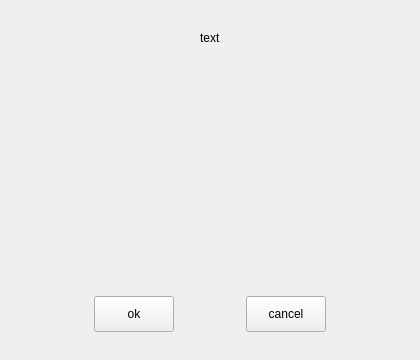
<?xml version="1.0" encoding="UTF-8"?>
<ui version="4.0">
 <class>UserPromptDialog</class>
 <widget class="QWidget" name="UserPromptDialog">
  <property name="geometry">
   <rect>
    <x>0</x>
    <y>0</y>
    <width>420</width>
    <height>360</height>
   </rect>
  </property>
  <property name="windowTitle">
   <string>Form</string>
  </property>
  <layout class="QVBoxLayout" name="verticalLayout">
   <property name="spacing">
    <number>4</number>
   </property>
   <property name="leftMargin">
    <number>4</number>
   </property>
   <property name="topMargin">
    <number>4</number>
   </property>
   <property name="rightMargin">
    <number>4</number>
   </property>
   <property name="bottomMargin">
    <number>4</number>
   </property>
   <item>
    <widget class="QWidget" name="m_deleteNotify" native="true">
     <layout class="QVBoxLayout" name="verticalLayout_2">
      <property name="leftMargin">
       <number>24</number>
      </property>
      <property name="topMargin">
       <number>24</number>
      </property>
      <property name="rightMargin">
       <number>24</number>
      </property>
      <property name="bottomMargin">
       <number>24</number>
      </property>
      <item>
       <layout class="QHBoxLayout" name="horizontalLayout_2">
        <item>
         <spacer name="horizontalSpacer">
          <property name="orientation">
           <enum>Qt::Horizontal</enum>
          </property>
          <property name="sizeHint" stdset="0">
           <size>
            <width>40</width>
            <height>20</height>
           </size>
          </property>
         </spacer>
        </item>
        <item>
         <widget class="QLabel" name="m_notify">
          <property name="text">
           <string>text</string>
          </property>
         </widget>
        </item>
        <item>
         <spacer name="horizontalSpacer_2">
          <property name="orientation">
           <enum>Qt::Horizontal</enum>
          </property>
          <property name="sizeHint" stdset="0">
           <size>
            <width>40</width>
            <height>20</height>
           </size>
          </property>
         </spacer>
        </item>
       </layout>
      </item>
      <item>
       <spacer name="verticalSpacer">
        <property name="orientation">
         <enum>Qt::Vertical</enum>
        </property>
        <property name="sizeHint" stdset="0">
         <size>
          <width>20</width>
          <height>40</height>
         </size>
        </property>
       </spacer>
      </item>
      <item>
       <layout class="QHBoxLayout" name="horizontalLayout">
        <item>
         <widget class="QPushButton" name="m_ok">
          <property name="sizePolicy">
           <sizepolicy hsizetype="Fixed" vsizetype="Fixed">
            <horstretch>0</horstretch>
            <verstretch>0</verstretch>
           </sizepolicy>
          </property>
          <property name="minimumSize">
           <size>
            <width>72</width>
            <height>36</height>
           </size>
          </property>
          <property name="text">
           <string>ok</string>
          </property>
         </widget>
        </item>
        <item>
         <widget class="QPushButton" name="m_cancel">
          <property name="sizePolicy">
           <sizepolicy hsizetype="Fixed" vsizetype="Fixed">
            <horstretch>0</horstretch>
            <verstretch>0</verstretch>
           </sizepolicy>
          </property>
          <property name="minimumSize">
           <size>
            <width>72</width>
            <height>36</height>
           </size>
          </property>
          <property name="text">
           <string>cancel</string>
          </property>
         </widget>
        </item>
       </layout>
      </item>
     </layout>
    </widget>
   </item>
  </layout>
 </widget>
 <resources/>
 <connections/>
</ui>
